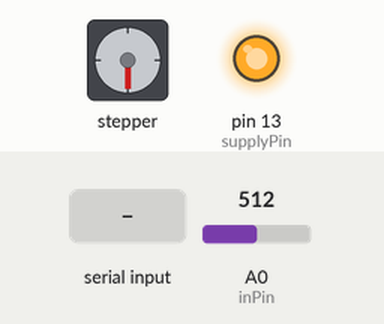
Recording of a sketch running on a simulated Arduino Uno, built with avr-gcc and run on an emulated ATmega328P. Shown: stepper motor, output pins drawn as LEDs (lit = HIGH). Wiring (inferred from the names in the program): stepper motor driver (200 steps per turn assumed): step pin 8; direction pin 9. Inputs (shaded band) come from the test bench; at power-on: A0 (inPin) = 512. Pins used as bus, display or sensor lines are not drawn; what the sketch prints to the serial monitor is not drawn.

Above: at 5.0 s.
5.1 s: "90,45\n" received over Serial
At 6.1 s:
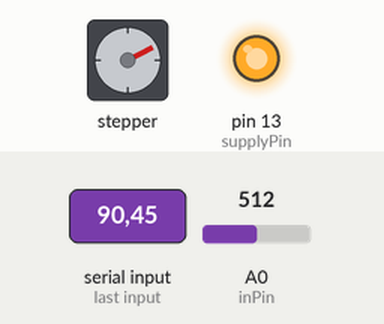
7.2 s: "30,150\n" received over Serial
At 8.6 s:
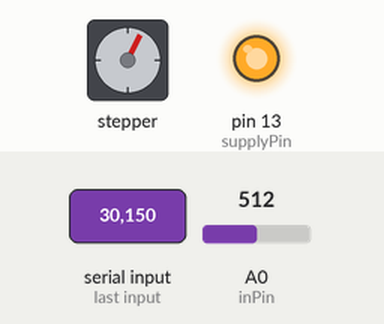
9.5 s: "90,45\n" received over Serial
At 10.6 s:
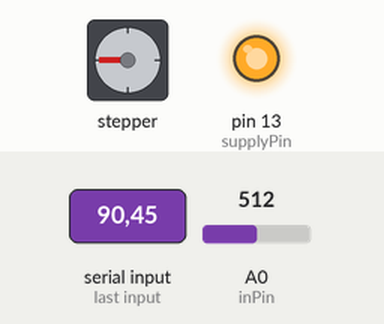
11.6 s: "30,150\n" received over Serial
At 13.1 s:
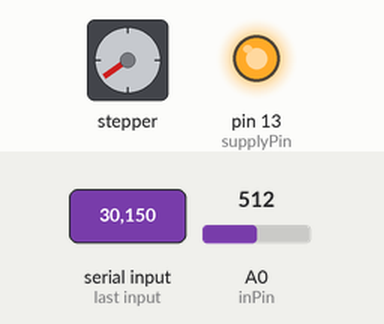
13.9 s: "5\n" received over Serial
At 15.0 s:
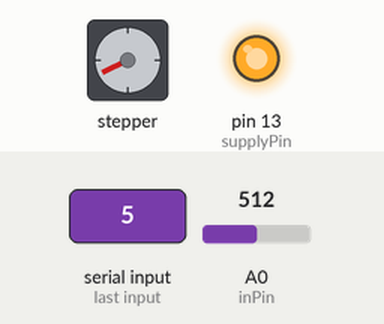
15.4 s: "90\n" received over Serial
At 16.8 s:
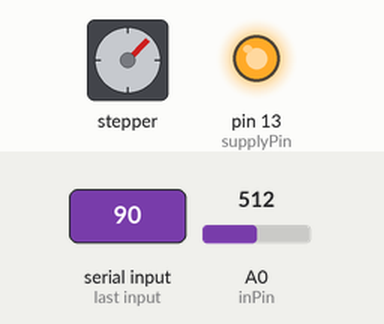
Timing chart, 0 to 18.3 s (numbered marks = the images above; inputs shaded):
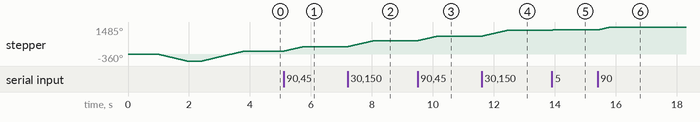

Measured:
- after the input at 5.1 s, stepper: turns 243° clockwise in 0.65 s, starting at once
- after the input at 7.2 s, stepper: turns 324° clockwise in 0.87 s, starting at once
- after the input at 9.5 s, stepper: turns 243° clockwise in 0.65 s, starting at once
- after the input at 11.6 s, stepper: turns 324° clockwise in 0.87 s, starting at once
- after the input at 13.9 s, stepper: goes 1315° 0.02 s, then 1323°, starting at once
- after the input at 15.4 s, stepper: turns 162° clockwise in 0.43 s, starting at once
- by itself, stepper: turns 360° counter-clockwise in 0.93 s, then 540° clockwise in 1.4 s

The sketch:

laserLab.ino
```cpp
// code for use with  StepperOnilne DM320T controller

int inPin = A0;
int supplyPin = 13;
int dirPin = 9;
int pulPin = 8;
// minimum direction change delay is 8 microseconds for DMT320T
int dirDelay = 10;
// minimum pulse length is 8 microseconds for DM320T
int pulDelay = 10;
long rpsMicro = 0;

boolean dirLow = true;

int getMax(int* array, int size){
int maxIndex = 0;
 int max = array[maxIndex];
 for (int i=1; i<size; i++){
   if (max<array[i]){
     maxIndex = i;
     max = array[i];
   }
 }
 return maxIndex;
}

int getMin(int* array, int size){
int minIndex = 0;
 int min = array[minIndex];
 for (int i=1; i<size; i++){
   if (min>array[i]){
     minIndex = i;
     min = array[i];
   }
 }

 return minIndex;
}

void setup() {
  pinMode(supplyPin, OUTPUT);
  pinMode(dirPin, OUTPUT);
  pinMode(pulPin, OUTPUT);
  pinMode(inPin, INPUT);

  digitalWrite(supplyPin,HIGH);
  digitalWrite(dirPin, LOW);

  Serial.begin(115200);
  Serial.println("<laserLab.ino>\n");

  float rpm = 33.0;
  float rps = rpm/60.0;

  //if rpsMicro > ~16000, havoc! provide for this.
  rpsMicro = (1000000.0/(rps * 400.0))/2.0 - pulDelay;
  delay(1000);


  int pinArray[200];
  Serial.println("Driving motor...");
  for(int i = 0; i < 200; i++){
    step();
    pinArray[i] = analogRead(inPin);
  }

  //int maxPinIndex = getMax(pinArray, 200);
  int minPinIndex = getMin(pinArray, 200);


  delay(500);
  changeDir();

  Serial.println("Reversing...");
  for(int i = 0; i < (200 - minPinIndex + 100); i++){
    step();

  }

  /*
  while (analogRead(inPin) != 888){
    step();
  }
  */

  Serial.println("Input a number of steps to turn, negative to reverse:");
}

void changeDir(){
  dirLow = !dirLow;
  if(dirLow) digitalWrite(dirPin, LOW);
  else digitalWrite(dirPin, HIGH);
  delayMicroseconds(rpsMicro);
  delayMicroseconds(dirDelay);
}

void step(){
  digitalWrite(pulPin, LOW);
  delayMicroseconds(rpsMicro);
  delayMicroseconds(pulDelay);
  digitalWrite(pulPin, HIGH);
  delayMicroseconds(rpsMicro);
  delayMicroseconds(pulDelay);
}

void loop() {
  if(Serial.available()){
    int stepInput = Serial.parseInt();
    if(stepInput < 0) digitalWrite(dirPin, LOW);
    else digitalWrite(dirPin, HIGH);
    delayMicroseconds(dirDelay);
    stepInput = abs(stepInput);
    for(int i = 0; i < stepInput; i++){
      step();
      //Serial.print("PD Analog read: ");
      Serial.print(analogRead(inPin));
      Serial.print(',');
    }
    Serial.println();
    stepInput = 0;
  }
}
```
